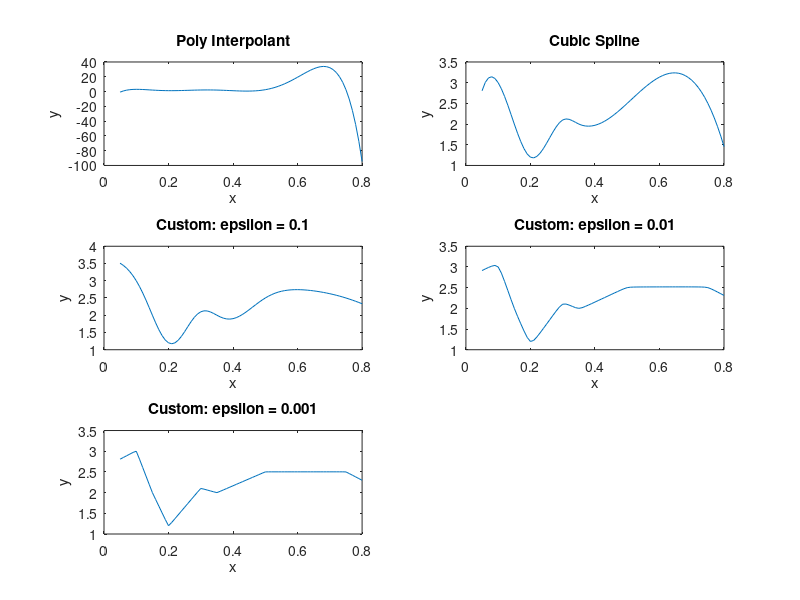

MATLAB code for this plot:

function [] = Prob10


% Data Set
PX = [0.10, 0.15, 0.20, 0.30, 0.35, 0.50, 0.75];
PY = [3.00, 2.00, 1.20, 2.10, 2.00, 2.50, 2.50];

% Construct Interpolatants
van = vander(PX);
[t1] = van\PY' ;
[t2] = spline(PX,PY);
[t3] = interpolant(0.1,PX,PY);
[t4] = interpolant(0.01,PX,PY);
[t5] = interpolant(0.001,PX,PY);

% Plot 
x = [0.05: 0.01: 0.8];
y1 = polyval(t1,x);
y2 = ppval(t2,x); 
y3 = t3(x);
y4 = t4(x);
y5 = t5(x);
%axis([0,10,-50,50])
%xlim([0 1.1])
%% plot(x,y1,x,y2,x,y3,x,y4,x,y5);
%% 
%% 
%% xlabel('x');
%% ylabel('y');
%% hold on;
%% legend('polyfit','spline','interpolant 0.1','interpolant 0.01','interpolant 0.001', 'Location', 'southeast');


subplot(3,2,1);
plot(x,y1);
title(['Poly Interpolant']), xlabel('x'), ylabel('y');

subplot(3,2,2);
plot(x,y2);
title(['Cubic Spline']), xlabel('x'), ylabel('y');
subplot(3,2,3);
plot(x,y3);
title(['Custom: epsilon = 0.1']), xlabel('x'), ylabel('y');
subplot(3,2,4);
plot(x,y4);
title(['Custom: epsilon = 0.01']), xlabel('x'), ylabel('y');
subplot(3,2,5);
plot(x,y5);
title(['Custom: epsilon = 0.001']), xlabel('x'), ylabel('y');

%line([0.05,0.05],[-5,15]); hold on;
%line([0.01,0.01],[-5,15]); hold on;
%line([0.8,0.8],[-5,15]);

end

function [p] = interpolant(epsilon,X,Y)

  A = ones(8,8);
  
  phi0 = @(x) 1 ;
  phi1 = @(x) sqrt((x - X(1)).^2 + epsilon^2) - epsilon ;
  phi2 = @(x) sqrt((x - X(2)).^2 + epsilon^2) - epsilon ;
  phi3 = @(x) sqrt((x - X(3)).^2 + epsilon^2) - epsilon ;
  phi4 = @(x) sqrt((x - X(4)).^2 + epsilon^2) - epsilon ;
  phi5 = @(x) sqrt((x - X(5)).^2 + epsilon^2) - epsilon ;
  phi6 = @(x) sqrt((x - X(6)).^2 + epsilon^2) - epsilon ;
  phi7 = @(x) sqrt((x - X(7)).^2 + epsilon^2) - epsilon ;
  
  for i = 2:8
    A(i,2) = phi1(X(i-1));
    A(i,3) = phi2(X(i-1));
    A(i,4) = phi3(X(i-1));
    A(i,5) = phi4(X(i-1));
    A(i,6) = phi5(X(i-1));
    A(i,7) = phi6(X(i-1));
    A(i,8) = phi7(X(i-1));
  end
  
%  y = [0,Y]'; 
%  C = A\y;
  Coeff = A\[0,Y]';
  p = @(x) Coeff(1)*phi0(x) + Coeff(2)*phi1(x) + Coeff(3)*phi2(x) + Coeff(4)*phi3(x) + Coeff(5)*phi4(x) + Coeff(6)*phi5(x) + Coeff(7)*phi6(x) + Coeff(8)*phi7(x); 

end
